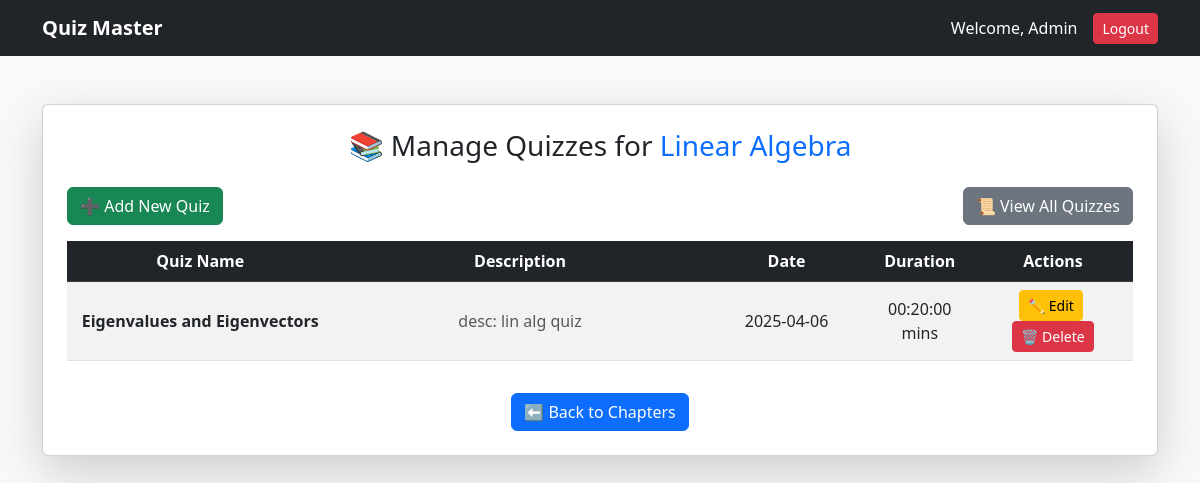
/admin/chapters/4/quizzes (signed in), run on the app's committed database.
### models/models.py (models this page shows)
class Chapter(db.Model):
    id = db.Column(db.Integer, primary_key=True)
    name = db.Column(db.String(100), nullable=False)
    description = db.Column(db.Text, nullable=True)
    subject_id = db.Column(db.Integer, db.ForeignKey('subject.id', ondelete="CASCADE"), nullable=False)
    __table_args__ = (db.UniqueConstraint("name", "subject_id", name="uq_chapter_name_subject"),)
    subject = db.relationship("Subject", backref=db.backref("chapters", cascade="all, delete-orphan"))

class Quiz(db.Model):
    id = db.Column(db.Integer, primary_key=True)
    name = db.Column(db.String(255), nullable=False, unique=True)
    description = db.Column(db.Text, nullable=True)
    chapter_id = db.Column(db.Integer, db.ForeignKey("chapter.id", ondelete="CASCADE"), nullable=False)
    date = db.Column(db.Date, nullable=False)
    duration = db.Column(db.Time, nullable=False)
    chapter = db.relationship("Chapter", backref=db.backref("quizzes", cascade="all, delete-orphan"))
    scores = db.relationship("Scores", back_populates="quiz", lazy=True, cascade="all, delete-orphan", overlaps="quiz_scores,scores")

### controllers/admin_routes.py (the view)
@admin_blueprint.route("/chapters/<int:chapter_id>/quizzes")
@admin_required
def manage_quizzes(chapter_id):
    chapter = Chapter.query.get_or_404(chapter_id)
    return render_template("admin/admin_quizzes.html", chapter=chapter, quizzes=chapter.quizzes)

### app.py (called while the page is built)
@app.context_processor
def inject_user():
    return dict(current_user=current_user)

@login_manager.user_loader
def load_user(user_id):
    return User.query.get(int(user_id))

### templates/admin/admin_quizzes.html (shortened to what this page needs)
<!DOCTYPE html>
<html lang="en">
<head>
    <link href="https://cdn.jsdelivr.net/npm/bootstrap@5.3.0/dist/css/bootstrap.min.css" rel="stylesheet">
</head>
<body class="bg-light">
    <nav class="navbar navbar-expand-lg navbar-dark bg-dark">
        <div class="container">
            <a class="navbar-brand fw-bold" href="{{ url_for('admin.admin_dashboard') }}">Quiz Master</a>
            <div class="ms-auto d-flex align-items-center">
                <span class="text-white me-3">Welcome, Admin</span>
                <a href="{{ url_for('auth.logout') }}" class="btn btn-danger btn-sm">Logout</a>
            </div>
        </div>
    </nav>
<div class="container my-5">
    <div class="card shadow-lg p-4">
        <h3 class="text-center mb-4">📚 Manage Quizzes for <span class="text-primary">{{ chapter.name }}</span></h3>
        <div class="d-flex justify-content-between mb-3">
            <a href="{{ url_for('admin.add_quiz', chapter_id=chapter.id) }}" class="btn btn-success">➕ Add New Quiz</a>
            <a href="{{ url_for('admin.manage_quizzes_all') }}" class="btn btn-secondary">📜 View All Quizzes</a>
        </div>
        <div class="table-responsive">
            <table class="table table-striped text-center align-middle table-hover">
                <thead class="table-dark">
                    <tr>
                        <th style="width: 25%;">Quiz Name</th>
                        <th style="width: 35%;">Description</th>
                        <th style="width: 15%;">Date</th>
                        <th style="width: 10%;">Duration</th>
                        <th style="width: 15%;">Actions</th>
                    </tr>
                </thead>
                <tbody>
                    {% for quiz in chapter.quizzes %}
                    <tr>
                        <td class="fw-bold">{{ quiz.name }}</td>
                        <td class="text-muted">{{ quiz.description }}</td>
                        <td>{{ quiz.date }}</td>
                        <td>{{ quiz.duration }} mins</td>
                        <td>
                            <a href="{{ url_for('admin.edit_quiz', id=quiz.id) }}" class="btn btn-warning btn-sm me-1">✏️ Edit</a>
                            <form action="{{ url_for('admin.delete_quiz', id=quiz.id) }}" method="POST" class="d-inline">
                                <button type="submit" class="btn btn-danger btn-sm">🗑️ Delete</button>
                            </form>
                        </td>
                    </tr>
                    {% endfor %}
                </tbody>
            </table>
        </div>
        <div class="text-center mt-3">
            <a href="{{ url_for('admin.manage_chapters', subject_id=chapter.subject_id) }}" class="btn btn-primary">⬅️ Back to Chapters</a>
        </div>
    </div>
</div>
</body>
</html>

### data on the page
Chapter: name "Linear Algebra"
Quiz: name "Eigenvalues and Eigenvectors", description "desc: lin alg quiz", date "2025-04-06", duration "00:20:00"
